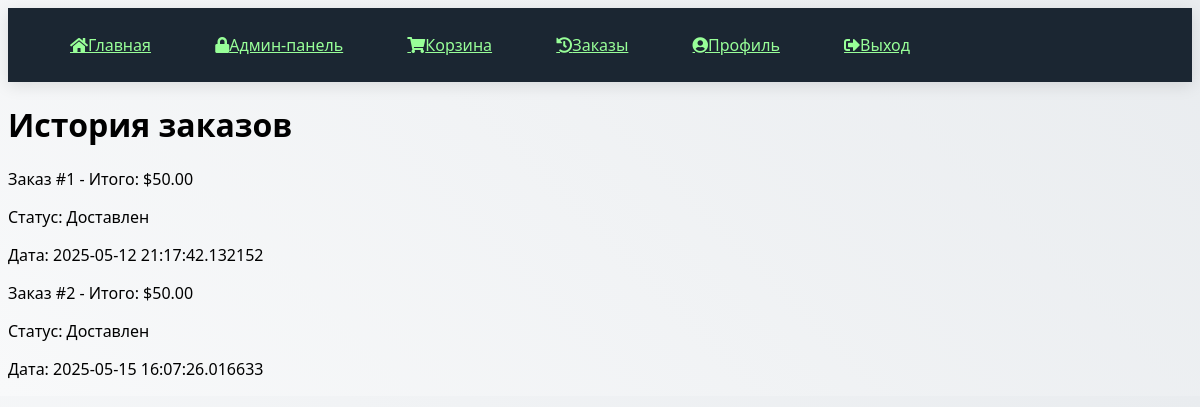
The page /order_history (signed in) on the database as committed earlier.
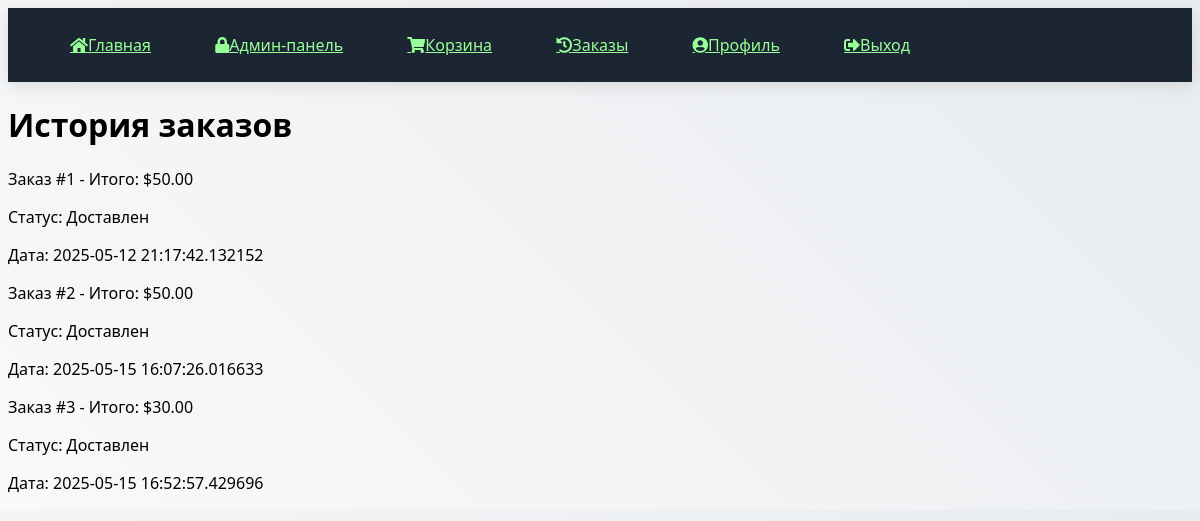
The same page on the database as committed later.
### models.py (models this page shows)
class Order(db.Model):
    id = db.Column(db.Integer, primary_key=True)
    user_id = db.Column(db.Integer, db.ForeignKey('user.id'))
    total = db.Column(db.Float)
    status = db.Column(db.String(20), default='pending')
    created_at = db.Column(db.DateTime, default=datetime.now)
    address = db.Column(db.Text)

### app.py (the view)
@app.route('/order_history')
@login_required
def order_history():
    orders = Order.query.filter_by(user_id=current_user.id).all()
    return render_template('order_history.html', orders=orders)

### app.py (called while the page is built)
@login_manager.user_loader
def load_user(user_id):
    return User.query.get(int(user_id))

### templates/order_history.html
{% extends "base.html" %}
{% block content %}
    <h1>История заказов</h1>
    {% if orders %}
        <div class="orders">
            {% for order in orders %}
                <div class="order">
                    <p>Заказ #{{ order.id }} - Итого: ${{ "%.2f"|format(order.total) }}</p>
                    <p>Статус: {{ order.status }}</p>
                    <p>Дата: {{ order.created_at }}</p>
                </div>
            {% endfor %}
        </div>
    {% else %}
        <p>Заказов еще не было.</p>
    {% endif %}
{% endblock %}

Rows that differ between the two databases and show on the page:
added Order: id "3", total "30.00", status "Доставлен", created_at "2025-05-15 16:52:57.429696"
